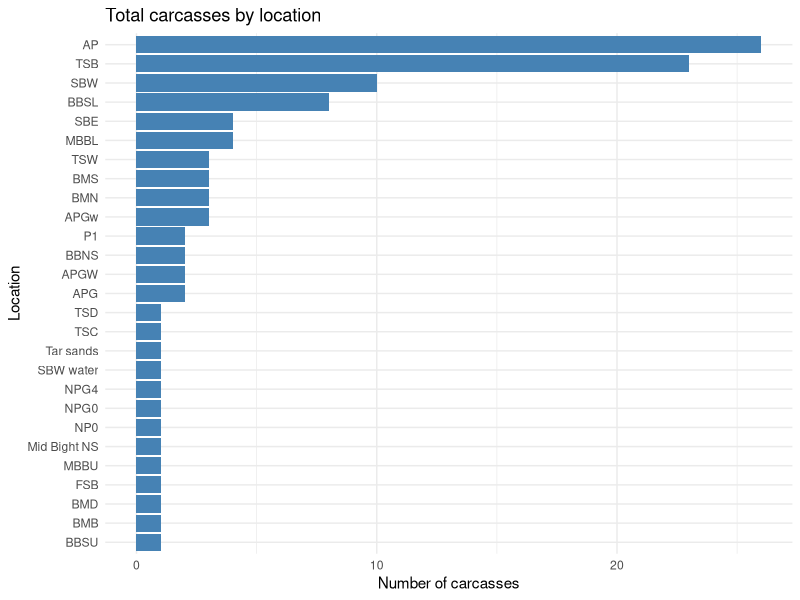

The R source for this figure:
library(tidyverse)

df <- read_csv("ML_all_carcasses_2026_April23.csv",
               quote = '"')

glimpse(df)
df |> 
  count(area, sort = TRUE) |> 
  print(n = 27)
df |> 
  count(area, sort = TRUE) |> 
  ggplot(aes(x = reorder(area, n), y = n)) +
  geom_col(fill = "steelblue") +
  coord_flip() +
  labs(
    title = "Total carcasses by location",
    x = "Location",
    y = "Number of carcasses"
  ) +
  theme_minimal()
